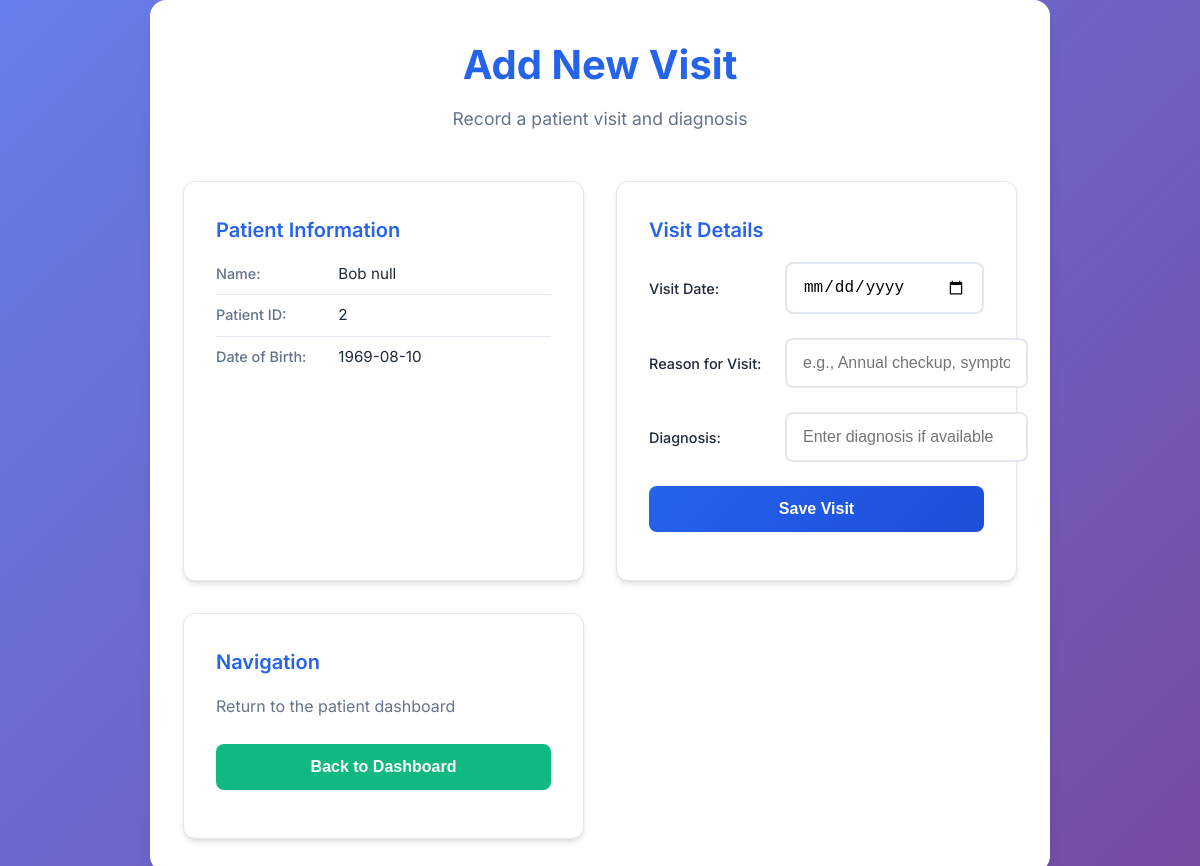
The page /doctor/add_visit.php?patient_id=2 (signed in) on the database its author committed.
### tables this page shows
CREATE TABLE PATIENT_INFO (
    patient_id INT AUTO_INCREMENT PRIMARY KEY,
    first_name VARCHAR(50) NOT NULL,
    last_name VARCHAR(50) NOT NULL,
    date_of_birth DATE NOT NULL,
    gender VARCHAR(20) NOT NULL,
    phone_number VARCHAR(20) NOT NULL,
    contact_email VARCHAR(100) UNIQUE NOT NULL,
    address VARCHAR(200) NOT NULL,
    emergency_contact_name VARCHAR(100) NOT NULL,
    emergency_contact_number VARCHAR(20) NOT NULL,
    marital_status ENUM('Single', 'Married', 'Divorced', 'Widowed','Seperated'),
    ethnicity VARCHAR(50) NOT NULL
);

### doctor/add_visit.php (the view, shortened to what this page needs)
<?php
include '../includes/db.php';
$patient_id = isset($_GET['patient_id']) ? (int)$_GET['patient_id'] : 0;
$patient = null;
if ($patient_id) {
    $p = $conn->prepare("SELECT patient_id, first_name, last_name, date_of_birth FROM PATIENT_INFO WHERE patient_id = ?");
    $p->bind_param("i", $patient_id);
    $p->execute();
    $patient = $p->get_result()->fetch_assoc();
}
?>
<!DOCTYPE html>
<html lang="en">
<head>
    <link rel="stylesheet" href="../css/styles.css">
</head>
<body>
    <div class="dashboard-container">
        <div class="dashboard-header">
            <h1>Add New Visit</h1>
            <p>Record a patient visit and diagnosis</p>
        </div>
        <div class="dashboard-grid">
            <?php if ($patient): ?>
            <div class="dashboard-card">
                <h3>Patient Information</h3>
                <div class="table-card-row">
                    <div class="table-card-label">Name:</div>
                    <div class="table-card-value"><?php echo htmlspecialchars($patient['first_name'].' '.$patient['last_name']); ?></div>
                </div>
                <div class="table-card-row">
                    <div class="table-card-label">Patient ID:</div>
                    <div class="table-card-value"><?php echo (int)$patient['patient_id']; ?></div>
                </div>
                <div class="table-card-row">
                    <div class="table-card-label">Date of Birth:</div>
                    <div class="table-card-value"><?php echo htmlspecialchars($patient['date_of_birth']); ?></div>
                </div>
            </div>
            <?php endif; ?>
            <div class="dashboard-card">
                <h3>Visit Details</h3>
                <form method="POST">
                    <div class="form-row">
                        <label for="visit_date">Visit Date:</label>
                        <input type="date" id="visit_date" name="visit_date" required>
                    </div>
                    <div class="form-row">
                        <label for="visit_reason">Reason for Visit:</label>
                        <input type="text" id="visit_reason" name="visit_reason" required placeholder="e.g., Annual checkup, symptoms">
                    </div>
                    <div class="form-row">
                        <label for="diagnosis">Diagnosis:</label>
                        <input type="text" id="diagnosis" name="diagnosis" placeholder="Enter diagnosis if available">
                    </div>
                    <button type="submit">Save Visit</button>
                </form>
            </div>
            <div class="dashboard-card">
                <h3>Navigation</h3>
                <p>Return to the patient dashboard</p>
                <a href="view_patient.php">
                    <button style="background: var(--secondary-color);">Back to Dashboard</button>
                </a>
            </div>
        </div>
    </div>
</body>
</html>

### css/styles.css (style rules this page uses)
:root { --primary-color: #2563eb; --primary-dark: #1d4ed8; --secondary-color: #10b981; --accent-color: #f59e0b; --background-color: #f8fafc; --surface-color: #ffffff; --text-primary: #1e293b; --text-secondary: #64748b; --border-color: #e2e8f0; --error-color: #ef4444; --success-color: #10b981; --shadow-sm: 0 1px 2px 0 rgb(0 0 0 / 0.05); --shadow-md: 0 4px 6px -1px rgb(0 0 0 / 0.1), 0 2px 4px -2px rgb(0 0 0 / 0.1); --shadow-lg: 0 10px 15px -3px rgb(0 0 0 / 0.1), 0 4px 6px -4px rgb(0 0 0 / 0.1); --shadow-xl: 0 20px 25px -5px rgb(0 0 0 / 0.1), 0 8px 10px -6px rgb(0 0 0 / 0.1); }
* { margin: 0; padding: 0; box-sizing: border-box; }
body { font-family: 'Inter', -apple-system, BlinkMacSystemFont, 'Segoe UI', Roboto, sans-serif; background: linear-gradient(135deg, #667eea 0%, #764ba2 100%); min-height: 100vh; color: var(--text-primary); line-height: 1.6; font-size: 1rem; }
h1 { color: var(--primary-color); font-size: 2rem; font-weight: 600; margin-bottom: 1rem; }
h3 { color: var(--text-primary); font-size: 1.25rem; font-weight: 500; margin-bottom: 0.75rem; }
p { font-size: 1rem; margin-bottom: 0.75rem; }
.form-row { margin-bottom: 1.5rem; display: flex; align-items: center; gap: 1rem; }
.form-row label { min-width: 120px; font-weight: 500; color: var(--text-primary); font-size: 0.9rem; text-align: left; }
.form-row input { flex: 1; max-width: 300px; padding: 0.875rem 1rem; border: 2px solid var(--border-color); border-radius: 8px; font-size: 1rem; transition: all 0.2s ease; background: var(--surface-color); }
button { background: linear-gradient(135deg, var(--primary-color), var(--primary-dark)); color: white; border: none; padding: 0.875rem 2rem; border-radius: 8px; font-size: 1rem; font-weight: 600; cursor: pointer; transition: all 0.2s ease; box-shadow: var(--shadow-sm); width: 100%; margin-bottom: 1rem; }
.table-card-row { display: grid; grid-template-columns: 1fr 2fr; gap: 1rem; margin-bottom: 0.5rem; padding-bottom: 0.5rem; border-bottom: 1px solid var(--border-color); }
.table-card-row:last-child { border-bottom: none; margin-bottom: 0; padding-bottom: 0; }
.table-card-label { font-weight: 500; color: var(--text-secondary); font-size: 0.9rem; }
.table-card-value { color: var(--text-primary); font-size: 0.95rem; }
.dashboard-container { max-width: 500px; margin-top: 15px; padding: 1rem; background: var(--surface-color); border-radius: 16px; box-shadow: var(--shadow-lg); border: 1px solid rgba(255, 255, 255, 0.2); }
.dashboard-header { text-align: center; margin-bottom: 3rem; }
.dashboard-header h1 { color: var(--primary-color); font-size: 2.5rem; font-weight: 700; margin-bottom: 0.5rem; }
.dashboard-header p { color: var(--text-secondary); font-size: 1.1rem; }
.dashboard-grid { display: grid; grid-template-columns: repeat(auto-fit, minmax(300px, 1fr)); gap: 2rem; margin-top: 2rem; width: 100%; max-width: 1200px; margin-left: auto; margin-right: auto; }
.dashboard-card { background: var(--surface-color); border-radius: 12px; padding: 2rem; box-shadow: var(--shadow-md); border: 1px solid var(--border-color); transition: all 0.2s ease; }
.dashboard-card h3 { color: var(--primary-color); margin-bottom: 1rem; font-size: 1.25rem; font-weight: 600; }
.dashboard-card p { color: var(--text-secondary); margin-bottom: 1.5rem; }
.dashboard-container { max-width: 900px; margin: 0 auto; padding: 2rem; }

### rows shown on the page
patient_info: first_name+last_name "Bob null", patient_id "2", date_of_birth "1969-08-10"
